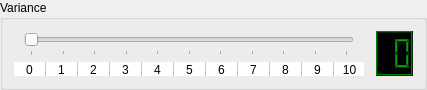
        <widget class="QGroupBox" name="groupSkillVariance">
         <property name="maximumSize">
          <size>
           <width>16777215</width>
           <height>90</height>
          </size>
         </property>
         <property name="title">
          <string>Variance</string>
         </property>
         <layout class="QGridLayout" name="gridLayout_66">
          <item row="0" column="0">
           <layout class="QVBoxLayout" name="verticalSliderSkillVariance">
            <property name="leftMargin">
             <number>10</number>
            </property>
            <property name="rightMargin">
             <number>16</number>
            </property>
            <item>
             <widget class="QSlider" name="sliderSkillVariance">
              <property name="sizePolicy">
               <sizepolicy hsizetype="Expanding" vsizetype="Preferred">
                <horstretch>0</horstretch>
                <verstretch>15</verstretch>
               </sizepolicy>
              </property>
              <property name="minimumSize">
               <size>
                <width>330</width>
                <height>0</height>
               </size>
              </property>
              <property name="maximumSize">
               <size>
                <width>330</width>
                <height>16777215</height>
               </size>
              </property>
              <property name="layoutDirection">
               <enum>Qt::LeftToRight</enum>
              </property>
              <property name="maximum">
               <number>10</number>
              </property>
              <property name="pageStep">
               <number>1</number>
              </property>
              <property name="value">
               <number>0</number>
              </property>
              <property name="orientation">
               <enum>Qt::Horizontal</enum>
              </property>
              <property name="tickPosition">
               <enum>QSlider::TicksBelow</enum>
              </property>
             </widget>
            </item>
           </layout>
          </item>
          <item row="0" column="1" rowspan="2">
           <widget class="QLCDNumber" name="lcdSkillVariance">
            <property name="palette">
             <palette>
              <active>
               <colorrole role="WindowText">
                <brush brushstyle="SolidPattern">
                 <color alpha="255">
                  <red>0</red>
                  <green>170</green>
                  <blue>0</blue>
                 </color>
                </brush>
               </colorrole>
               <colorrole role="Button">
                <brush brushstyle="SolidPattern">
                 <color alpha="255">
                  <red>0</red>
                  <green>85</green>
                  <blue>0</blue>
                 </color>
                </brush>
               </colorrole>
               <colorrole role="Light">
                <brush brushstyle="SolidPattern">
                 <color alpha="255">
                  <red>0</red>
                  <green>127</green>
                  <blue>0</blue>
                 </color>
                </brush>
               </colorrole>
               <colorrole role="Midlight">
                <brush brushstyle="SolidPattern">
                 <color alpha="255">
                  <red>0</red>
                  <green>106</green>
                  <blue>0</blue>
                 </color>
                </brush>
               </colorrole>
               <colorrole role="Dark">
                <brush brushstyle="SolidPattern">
                 <color alpha="255">
                  <red>0</red>
                  <green>42</green>
                  <blue>0</blue>
                 </color>
                </brush>
               </colorrole>
               <colorrole role="Mid">
                <brush brushstyle="SolidPattern">
                 <color alpha="255">
                  <red>0</red>
                  <green>56</green>
                  <blue>0</blue>
                 </color>
                </brush>
               </colorrole>
               <colorrole role="Text">
                <brush brushstyle="SolidPattern">
                 <color alpha="255">
                  <red>255</red>
                  <green>255</green>
                  <blue>255</blue>
                 </color>
                </brush>
               </colorrole>
               <colorrole role="BrightText">
                <brush brushstyle="SolidPattern">
                 <color alpha="255">
                  <red>255</red>
                  <green>255</green>
                  <blue>255</blue>
                 </color>
                </brush>
               </colorrole>
               <colorrole role="ButtonText">
                <brush brushstyle="SolidPattern">
                 <color alpha="255">
                  <red>255</red>
                  <green>255</green>
                  <blue>255</blue>
                 </color>
                </brush>
               </colorrole>
               <colorrole role="Base">
                <brush brushstyle="SolidPattern">
                 <color alpha="255">
                  <red>0</red>
                  <green>0</green>
                  <blue>0</blue>
                 </color>
                </brush>
               </colorrole>
               <colorrole role="Window">
                <brush brushstyle="SolidPattern">
                 <color alpha="255">
                  <red>0</red>
                  <green>0</green>
                  <blue>0</blue>
                 </color>
                </brush>
               </colorrole>
               <colorrole role="Shadow">
                <brush brushstyle="SolidPattern">
                 <color alpha="255">
                  <red>0</red>
                  <green>0</green>
                  <blue>0</blue>
                 </color>
                </brush>
               </colorrole>
               <colorrole role="AlternateBase">
                <brush brushstyle="SolidPattern">
                 <color alpha="255">
                  <red>0</red>
                  <green>42</green>
                  <blue>0</blue>
                 </color>
                </brush>
               </colorrole>
               <colorrole role="ToolTipBase">
                <brush brushstyle="SolidPattern">
                 <color alpha="255">
                  <red>255</red>
                  <green>255</green>
                  <blue>220</blue>
                 </color>
                </brush>
               </colorrole>
               <colorrole role="ToolTipText">
                <brush brushstyle="SolidPattern">
                 <color alpha="255">
                  <red>0</red>
                  <green>0</green>
                  <blue>0</blue>
                 </color>
                </brush>
               </colorrole>
              </active>
              <inactive>
               <colorrole role="WindowText">
                <brush brushstyle="SolidPattern">
                 <color alpha="255">
                  <red>0</red>
                  <green>170</green>
                  <blue>0</blue>
                 </color>
                </brush>
               </colorrole>
               <colorrole role="Button">
                <brush brushstyle="SolidPattern">
                 <color alpha="255">
                  <red>0</red>
                  <green>85</green>
                  <blue>0</blue>
                 </color>
                </brush>
               </colorrole>
               <colorrole role="Light">
                <brush brushstyle="SolidPattern">
                 <color alpha="255">
                  <red>0</red>
                  <green>127</green>
                  <blue>0</blue>
                 </color>
                </brush>
               </colorrole>
               <colorrole role="Midlight">
                <brush brushstyle="SolidPattern">
                 <color alpha="255">
                  <red>0</red>
                  <green>106</green>
                  <blue>0</blue>
                 </color>
                </brush>
               </colorrole>
               <colorrole role="Dark">
                <brush brushstyle="SolidPattern">
                 <color alpha="255">
                  <red>0</red>
                  <green>42</green>
                  <blue>0</blue>
                 </color>
                </brush>
               </colorrole>
               <colorrole role="Mid">
                <brush brushstyle="SolidPattern">
                 <color alpha="255">
                  <red>0</red>
                  <green>56</green>
                  <blue>0</blue>
                 </color>
                </brush>
               </colorrole>
               <colorrole role="Text">
                <brush brushstyle="SolidPattern">
                 <color alpha="255">
                  <red>255</red>
                  <green>255</green>
                  <blue>255</blue>
                 </color>
                </brush>
               </colorrole>
               <colorrole role="BrightText">
                <brush brushstyle="SolidPattern">
                 <color alpha="255">
                  <red>255</red>
                  <green>255</green>
                  <blue>255</blue>
                 </color>
                </brush>
               </colorrole>
               <colorrole role="ButtonText">
                <brush brushstyle="SolidPattern">
                 <color alpha="255">
                  <red>255</red>
                  <green>255</green>
                  <blue>255</blue>
                 </color>
                </brush>
               </colorrole>
               <colorrole role="Base">
                <brush brushstyle="SolidPattern">
                 <color alpha="255">
                  <red>0</red>
                  <green>0</green>
                  <blue>0</blue>
                 </color>
                </brush>
               </colorrole>
               <colorrole role="Window">
                <brush brushstyle="SolidPattern">
                 <color alpha="255">
                  <red>0</red>
                  <green>0</green>
                  <blue>0</blue>
                 </color>
                </brush>
               </colorrole>
               <colorrole role="Shadow">
                <brush brushstyle="SolidPattern">
                 <color alpha="255">
                  <red>0</red>
                  <green>0</green>
                  <blue>0</blue>
                 </color>
                </brush>
               </colorrole>
               <colorrole role="AlternateBase">
                <brush brushstyle="SolidPattern">
                 <color alpha="255">
                  <red>0</red>
                  <green>42</green>
                  <blue>0</blue>
                 </color>
                </brush>
               </colorrole>
               <colorrole role="ToolTipBase">
                <brush brushstyle="SolidPattern">
                 <color alpha="255">
                  <red>255</red>
                  <green>255</green>
                  <blue>220</blue>
                 </color>
                </brush>
               </colorrole>
               <colorrole role="ToolTipText">
                <brush brushstyle="SolidPattern">
                 <color alpha="255">
                  <red>0</red>
                  <green>0</green>
                  <blue>0</blue>
                 </color>
                </brush>
               </colorrole>
              </inactive>
              <disabled>
               <colorrole role="WindowText">
                <brush brushstyle="SolidPattern">
                 <color alpha="255">
                  <red>0</red>
                  <green>42</green>
                  <blue>0</blue>
                 </color>
                </brush>
               </colorrole>
               <colorrole role="Button">
                <brush brushstyle="SolidPattern">
                 <color alpha="255">
                  <red>0</red>
                  <green>85</green>
                  <blue>0</blue>
                 </color>
                </brush>
               </colorrole>
               <colorrole role="Light">
                <brush brushstyle="SolidPattern">
                 <color alpha="255">
                  <red>0</red>
                  <green>127</green>
                  <blue>0</blue>
                 </color>
                </brush>
               </colorrole>
               <colorrole role="Midlight">
                <brush brushstyle="SolidPattern">
                 <color alpha="255">
                  <red>0</red>
                  <green>106</green>
                  <blue>0</blue>
                 </color>
                </brush>
               </colorrole>
               <colorrole role="Dark">
                <brush brushstyle="SolidPattern">
                 <color alpha="255">
                  <red>0</red>
                  <green>42</green>
                  <blue>0</blue>
                 </color>
                </brush>
               </colorrole>
               <colorrole role="Mid">
                <brush brushstyle="SolidPattern">
                 <color alpha="255">
                  <red>0</red>
                  <green>56</green>
                  <blue>0</blue>
                 </color>
                </brush>
               </colorrole>
               <colorrole role="Text">
                <brush brushstyle="SolidPattern">
                 <color alpha="255">
                  <red>0</red>
                  <green>42</green>
                  <blue>0</blue>
                 </color>
                </brush>
               </colorrole>
               <colorrole role="BrightText">
                <brush brushstyle="SolidPattern">
                 <color alpha="255">
                  <red>255</red>
                  <green>255</green>
                  <blue>255</blue>
                 </color>
                </brush>
               </colorrole>
               <colorrole role="ButtonText">
                <brush brushstyle="SolidPattern">
                 <color alpha="255">
                  <red>0</red>
                  <green>42</green>
                  <blue>0</blue>
                 </color>
                </brush>
               </colorrole>
               <colorrole role="Base">
                <brush brushstyle="SolidPattern">
                 <color alpha="255">
                  <red>0</red>
                  <green>0</green>
                  <blue>0</blue>
                 </color>
                </brush>
               </colorrole>
               <colorrole role="Window">
                <brush brushstyle="SolidPattern">
                 <color alpha="255">
                  <red>0</red>
                  <green>0</green>
                  <blue>0</blue>
                 </color>
                </brush>
               </colorrole>
               <colorrole role="Shadow">
                <brush brushstyle="SolidPattern">
                 <color alpha="255">
                  <red>0</red>
                  <green>0</green>
                  <blue>0</blue>
                 </color>
                </brush>
               </colorrole>
               <colorrole role="AlternateBase">
                <brush brushstyle="SolidPattern">
                 <color alpha="255">
                  <red>0</red>
                  <green>85</green>
                  <blue>0</blue>
                 </color>
                </brush>
               </colorrole>
               <colorrole role="ToolTipBase">
                <brush brushstyle="SolidPattern">
                 <color alpha="255">
                  <red>255</red>
                  <green>255</green>
                  <blue>220</blue>
                 </color>
                </brush>
               </colorrole>
               <colorrole role="ToolTipText">
                <brush brushstyle="SolidPattern">
                 <color alpha="255">
                  <red>0</red>
                  <green>0</green>
                  <blue>0</blue>
                 </color>
                </brush>
               </colorrole>
              </disabled>
             </palette>
            </property>
            <property name="autoFillBackground">
             <bool>true</bool>
            </property>
            <property name="frameShape">
             <enum>QFrame::Box</enum>
            </property>
            <property name="frameShadow">
             <enum>QFrame::Raised</enum>
            </property>
            <property name="lineWidth">
             <number>1</number>
            </property>
            <property name="smallDecimalPoint">
             <bool>false</bool>
            </property>
            <property name="digitCount">
             <number>2</number>
            </property>
            <property name="value" stdset="0">
             <double>0.000000000000000</double>
            </property>
           </widget>
          </item>
          <item row="1" column="0">
           <widget class="QTableWidget" name="tableSkillC">
            <property name="minimumSize">
             <size>
              <width>350</width>
              <height>0</height>
             </size>
            </property>
            <property name="maximumSize">
             <size>
              <width>350</width>
              <height>14</height>
             </size>
            </property>
            <property name="frameShape">
             <enum>QFrame::NoFrame</enum>
            </property>
            <property name="lineWidth">
             <number>0</number>
            </property>
            <property name="verticalScrollBarPolicy">
             <enum>Qt::ScrollBarAlwaysOff</enum>
            </property>
            <property name="horizontalScrollBarPolicy">
             <enum>Qt::ScrollBarAlwaysOff</enum>
            </property>
            <property name="autoScroll">
             <bool>false</bool>
            </property>
            <property name="editTriggers">
             <set>QAbstractItemView::NoEditTriggers</set>
            </property>
            <property name="tabKeyNavigation">
             <bool>false</bool>
            </property>
            <property name="showDropIndicator" stdset="0">
             <bool>false</bool>
            </property>
            <property name="dragDropOverwriteMode">
             <bool>false</bool>
            </property>
            <property name="selectionMode">
             <enum>QAbstractItemView::NoSelection</enum>
            </property>
            <property name="textElideMode">
             <enum>Qt::ElideRight</enum>
            </property>
            <property name="gridStyle">
             <enum>Qt::SolidLine</enum>
            </property>
            <property name="wordWrap">
             <bool>false</bool>
            </property>
            <property name="cornerButtonEnabled">
             <bool>false</bool>
            </property>
            <property name="rowCount">
             <number>1</number>
            </property>
            <attribute name="horizontalHeaderVisible">
             <bool>false</bool>
            </attribute>
            <attribute name="horizontalHeaderDefaultSectionSize">
             <number>32</number>
            </attribute>
            <attribute name="verticalHeaderVisible">
             <bool>false</bool>
            </attribute>
            <attribute name="verticalHeaderDefaultSectionSize">
             <number>16</number>
            </attribute>
            <row>
             <property name="text">
              <string>New Row</string>
             </property>
            </row>
            <column>
             <property name="text">
              <string>0</string>
             </property>
            </column>
            <column>
             <property name="text">
              <string>1</string>
             </property>
            </column>
            <column>
             <property name="text">
              <string>2</string>
             </property>
            </column>
            <column>
             <property name="text">
              <string>3</string>
             </property>
            </column>
            <column>
             <property name="text">
              <string>4</string>
             </property>
            </column>
            <column>
             <property name="text">
              <string>5</string>
             </property>
            </column>
            <column>
             <property name="text">
              <string>6</string>
             </property>
            </column>
            <column>
             <property name="text">
              <string>7</string>
             </property>
            </column>
            <column>
             <property name="text">
              <string>8</string>
             </property>
            </column>
            <column>
             <property name="text">
              <string>9</string>
             </property>
            </column>
            <column>
             <property name="text">
              <string>10</string>
             </property>
            </column>
            <item row="0" column="0">
             <property name="text">
              <string>0</string>
             </property>
             <property name="textAlignment">
              <set>AlignHCenter|AlignVCenter|AlignCenter</set>
             </property>
            </item>
            <item row="0" column="1">
             <property name="text">
              <string>1</string>
             </property>
             <property name="textAlignment">
              <set>AlignHCenter|AlignVCenter|AlignCenter</set>
             </property>
            </item>
            <item row="0" column="2">
             <property name="text">
              <string>2</string>
             </property>
             <property name="textAlignment">
              <set>AlignHCenter|AlignVCenter|AlignCenter</set>
             </property>
            </item>
            <item row="0" column="3">
             <property name="text">
              <string>3</string>
             </property>
             <property name="textAlignment">
              <set>AlignHCenter|AlignVCenter|AlignCenter</set>
             </property>
            </item>
            <item row="0" column="4">
             <property name="text">
              <string>4</string>
             </property>
             <property name="textAlignment">
              <set>AlignHCenter|AlignVCenter|AlignCenter</set>
             </property>
            </item>
            <item row="0" column="5">
             <property name="text">
              <string>5</string>
             </property>
             <property name="textAlignment">
              <set>AlignHCenter|AlignVCenter|AlignCenter</set>
             </property>
            </item>
            <item row="0" column="6">
             <property name="text">
              <string>6</string>
             </property>
             <property name="textAlignment">
              <set>AlignHCenter|AlignVCenter|AlignCenter</set>
             </property>
            </item>
            <item row="0" column="7">
             <property name="text">
              <string>7</string>
             </property>
             <property name="textAlignment">
              <set>AlignHCenter|AlignVCenter|AlignCenter</set>
             </property>
            </item>
            <item row="0" column="8">
             <property name="text">
              <string>8</string>
             </property>
             <property name="textAlignment">
              <set>AlignHCenter|AlignVCenter|AlignCenter</set>
             </property>
            </item>
            <item row="0" column="9">
             <property name="text">
              <string>9</string>
             </property>
             <property name="textAlignment">
              <set>AlignHCenter|AlignVCenter|AlignCenter</set>
             </property>
            </item>
            <item row="0" column="10">
             <property name="text">
              <string>10</string>
             </property>
             <property name="textAlignment">
              <set>AlignHCenter|AlignVCenter|AlignCenter</set>
             </property>
            </item>
           </widget>
          </item>
         </layout>
        </widget>
